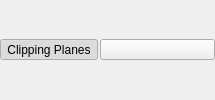
            <widget class="QWidget" name="clipping_header_bkg_" native="true">
             <layout class="QVBoxLayout" name="verticalLayout_7">
              <property name="margin">
               <number>0</number>
              </property>
              <item>
               <widget class="QWidget" name="clipping_header_" native="true">
                <property name="sizePolicy">
                 <sizepolicy hsizetype="Preferred" vsizetype="Fixed">
                  <horstretch>0</horstretch>
                  <verstretch>0</verstretch>
                 </sizepolicy>
                </property>
                <property name="minimumSize">
                 <size>
                  <width>215</width>
                  <height>21</height>
                 </size>
                </property>
                <property name="maximumSize">
                 <size>
                  <width>16777215</width>
                  <height>21</height>
                 </size>
                </property>
                <layout class="QHBoxLayout" name="horizontalLayout_2">
                 <property name="spacing">
                  <number>2</number>
                 </property>
                 <property name="margin">
                  <number>0</number>
                 </property>
                 <item>
                  <widget class="QToolButton" name="clipping_open_button_">
                   <property name="sizePolicy">
                    <sizepolicy hsizetype="Minimum" vsizetype="Fixed">
                     <horstretch>0</horstretch>
                     <verstretch>0</verstretch>
                    </sizepolicy>
                   </property>
                   <property name="minimumSize">
                    <size>
                     <width>21</width>
                     <height>21</height>
                    </size>
                   </property>
                   <property name="maximumSize">
                    <size>
                     <width>1000</width>
                     <height>21</height>
                    </size>
                   </property>
                   <property name="text">
                    <string>Clipping Planes</string>
                   </property>
                   <property name="checkable">
                    <bool>true</bool>
                   </property>
                   <property name="checked">
                    <bool>true</bool>
                   </property>
                  </widget>
                 </item>
                 <item>
                  <widget class="QToolButton" name="clipping_spacer_">
                   <property name="sizePolicy">
                    <sizepolicy hsizetype="MinimumExpanding" vsizetype="Fixed">
                     <horstretch>0</horstretch>
                     <verstretch>0</verstretch>
                    </sizepolicy>
                   </property>
                   <property name="text">
                    <string/>
                   </property>
                  </widget>
                 </item>
                </layout>
               </widget>
              </item>
             </layout>
            </widget>
